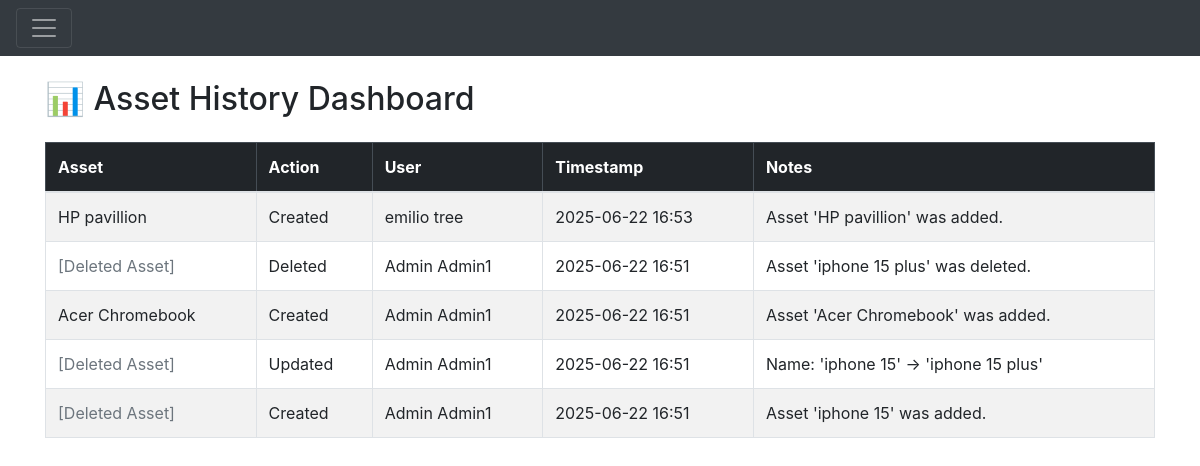
Page /dashboard (signed in) on the committed database.
### website/models.py (models this page shows)
class Asset_History(db.Model):
    id = db.Column(db.Integer, primary_key=True)
    asset_id = db.Column(db.Integer, db.ForeignKey('asset.id', ondelete='SET NULL'), nullable=True)
    user_id = db.Column(db.Integer, db.ForeignKey('user.id'), nullable=False)
    action = db.Column(db.String(100), nullable=False)  # e.g. 'Created', 'Updated', 'Assigned', 'Deleted'
    timestamp = db.Column(db.DateTime, default=db.func.current_timestamp())
    notes = db.Column(db.Text, nullable=True)
    asset = db.relationship('Asset', back_populates='asset_history', passive_deletes=True)
    user = db.relationship('User')

class Asset(db.Model):
    id = db.Column(db.Integer, primary_key=True)
    asset_name = db.Column(db.String(150))
    category = db.Column(db.String(150))
    purchase_date = db.Column(db.Date)
    condition = db.Column(db.String(150))
    status = db.Column(db.String(150))
    created_by = db.Column(db.Integer, db.ForeignKey('user.id'))
    assigned_to = db.Column(db.Integer, db.ForeignKey('user.id'), nullable=True)
    asset_history = db.relationship('Asset_History', back_populates='asset', passive_deletes=True)
    creator = db.relationship('User', foreign_keys=[created_by])
    assignee = db.relationship('User', foreign_keys=[assigned_to])

class User(db.Model, UserMixin):
    id = db.Column(db.Integer, primary_key=True)
    first_name = db.Column(db.String(150))
    last_name = db.Column(db.String(150))
    email = db.Column(db.String(150), unique=True)
    password = db.Column(db.String(150))
    department = db.Column(db.String(150))
    role = db.Column(db.String(10), nullable=False, default='user')
    created_assets = db.relationship('Asset', foreign_keys='Asset.created_by', backref='creator_user')
    assigned_assets = db.relationship('Asset', foreign_keys='Asset.assigned_to', backref='assignee_user')

### website/views.py (the view)
@views.route('/dashboard')
@login_required
def dashboard():
    all_assets = Asset.query.all()
    all_history = Asset_History.query.order_by(Asset_History.timestamp.desc()).all()
    return render_template('dashboard.html', user=current_user, assets=all_assets, history=all_history)

### website/__init__.py (called while the page is built)
def create_app():
    app = Flask(__name__)
    app.config['SECRET_KEY'] = 'qwertyuiop'
    app.config['SQLALCHEMY_DATABASE_URI'] = f'sqlite:///{DB_NAME}'
    print("DB URI:", app.config['SQLALCHEMY_DATABASE_URI'])
    db.init_app(app)
    from .views import views
    from .auth import auth
    app.register_blueprint(views, url_prefix='/')
    app.register_blueprint(auth, url_prefix='/')
    from .models import User, Asset
    create_database(app)
    login_manager = LoginManager()
    login_manager.login_view = 'auth.login'
    login_manager.init_app(app)
    @login_manager.user_loader
    def load_user(id):
        return User.query.get(int(id))
    return app

### website/templates/dashboard.html (shortened to what this page needs)
{% extends "base.html" %}
{% block content %}
<br>
<h2 class="mb-4">📊 Asset History Dashboard</h2>
{% if history %}
  <table class="table table-striped table-bordered">
    <thead class="table-dark">
      <tr>
        <th>Asset</th>
        <th>Action</th>
        <th>User</th>
        <th>Timestamp</th>
        <th>Notes</th>
      </tr>
    </thead>
    <tbody>
      {% for entry in history %}
        <tr>
          <td>
            {% if entry.asset %}
                {{ entry.asset.asset_name }}
            {% else %}
                <span class="text-muted">[Deleted Asset]</span>
            {% endif %}
          </td>
          <td>{{ entry.action }}</td>
          <td>{{ entry.user.first_name }} {{ entry.user.last_name or '' }}</td>
          <td>{{ entry.timestamp.strftime('%Y-%m-%d %H:%M') }}</td>
          <td>{{ entry.notes }}</td>
        </tr>
      {% endfor %}
    </tbody>
  </table>
{% else %}
  <p class="text-muted">No asset activity recorded yet.</p>
{% endif %}
{% endblock %}

### website/templates/base.html (shortened to what this page needs)
<!DOCTYPE html>
<html>
    <head>
        <link href="https://cdn.jsdelivr.net/npm/bootstrap@5.3.0/dist/css/bootstrap.min.css" rel="stylesheet">
        <link
        rel="stylesheet"
        href="https://stackpath.bootstrapcdn.com/bootstrap/4.4.1/css/bootstrap.min.css"
        />
        <link
        rel="stylesheet"
        href="https://stackpath.bootstrapcdn.com/font-awesome/4.7.0/css/font-awesome.min.css"
        />
    </head>
    <body>
        <nav class="navbar navbar-exapnd-lg navbar-dark bg-dark">
            <button
                class="navbar-toggler"
                type="button"
                data-toggle="collapse"
                data-target="#navbar">
                <span class="navbar-toggler-icon"></span>
            </button>
        </nav>
        <div class="container">{% block content %} {% endblock %}</div>
    </body>
</html>

### rows in the picture
Asset_History: asset.asset_name "HP pavillion", action "Created", user.first_name "emilio", user "tree", timestamp "2025-06-22 16:53", notes "Asset 'HP pavillion' was added."
Asset_History: shows "[Deleted Asset]", action "Deleted", user.first_name "Admin", user "Admin1", timestamp "2025-06-22 16:51", notes "Asset 'iphone 15 plus' was deleted."
Asset_History: asset.asset_name "Acer Chromebook", action "Created", user.first_name "Admin", user "Admin1", timestamp "2025-06-22 16:51", notes "Asset 'Acer Chromebook' was added."
Asset_History: shows "[Deleted Asset]", action "Updated", user.first_name "Admin", user "Admin1", timestamp "2025-06-22 16:51", notes "Name: 'iphone 15' → 'iphone 15 plus'"
Asset_History: shows "[Deleted Asset]", action "Created", user.first_name "Admin", user "Admin1", timestamp "2025-06-22 16:51", notes "Asset 'iphone 15' was added."
